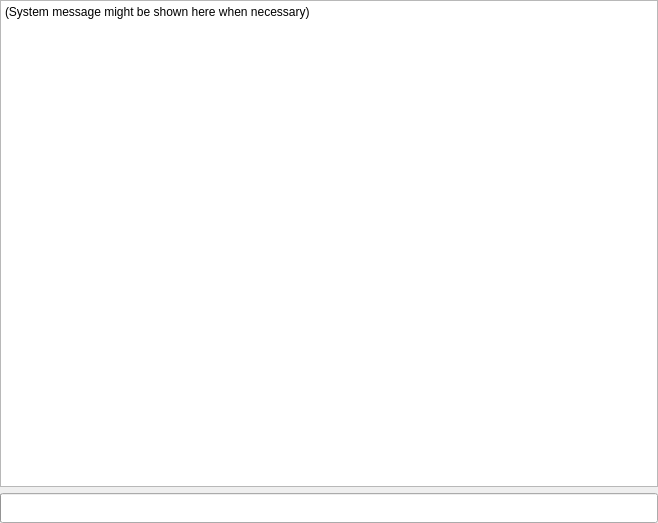
<?xml version="1.0" encoding="UTF-8"?>
<ui version="4.0">
 <class>_plugincontainer_top_widget</class>
 <widget class="QWidget" name="_plugincontainer_top_widget">
  <property name="geometry">
   <rect>
    <x>0</x>
    <y>0</y>
    <width>658</width>
    <height>523</height>
   </rect>
  </property>
  <property name="minimumSize">
   <size>
    <width>200</width>
    <height>250</height>
   </size>
  </property>
  <property name="windowTitle">
   <string>PluginContainer Widget</string>
  </property>
  <layout class="QVBoxLayout" name="vlayout_top">
   <property name="spacing">
    <number>0</number>
   </property>
   <property name="margin">
    <number>0</number>
   </property>
   <item>
    <widget class="QSplitter" name="_splitter">
     <property name="orientation">
      <enum>Qt::Vertical</enum>
     </property>
     <property name="handleWidth">
      <number>9</number>
     </property>
     <widget class="QWidget" name="_sysout_widget">
      <layout class="QVBoxLayout" name="_vlayout_sysout">
       <property name="sizeConstraint">
        <enum>QLayout::SetMaximumSize</enum>
       </property>
       <item>
        <widget class="QTextBrowser" name="_sysmsg_widget">
         <property name="minimumSize">
          <size>
           <width>200</width>
           <height>75</height>
          </size>
         </property>
         <property name="html">
          <string>&lt;!DOCTYPE HTML PUBLIC &quot;-//W3C//DTD HTML 4.0//EN&quot; &quot;http://www.w3.org/TR/REC-html40/strict.dtd&quot;&gt;
&lt;html&gt;&lt;head&gt;&lt;meta name=&quot;qrichtext&quot; content=&quot;1&quot; /&gt;&lt;style type=&quot;text/css&quot;&gt;
p, li { white-space: pre-wrap; }
&lt;/style&gt;&lt;/head&gt;&lt;body style=&quot; font-family:'Sans Serif'; font-size:9pt; font-weight:400; font-style:normal;&quot;&gt;
&lt;p style=&quot; margin-top:0px; margin-bottom:0px; margin-left:0px; margin-right:0px; -qt-block-indent:0; text-indent:0px;&quot;&gt;(System message might be shown here when necessary)&lt;/p&gt;&lt;/body&gt;&lt;/html&gt;</string>
         </property>
        </widget>
       </item>
       <item>
        <widget class="QProgressBar" name="_sysprogress_bar">
         <property name="minimumSize">
          <size>
           <width>200</width>
           <height>30</height>
          </size>
         </property>
        </widget>
       </item>
      </layout>
     </widget>
    </widget>
   </item>
  </layout>
 </widget>
 <customwidgets/>
 <resources/>
 <connections/>
</ui>
